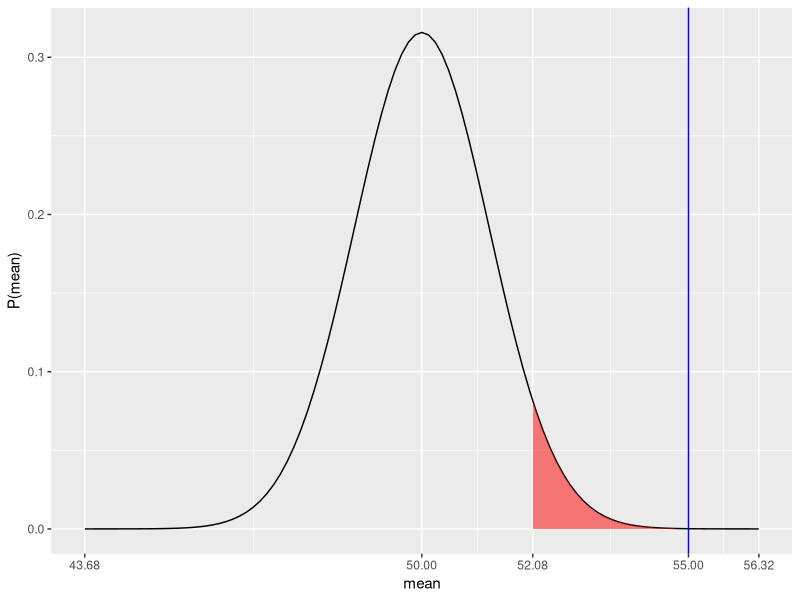
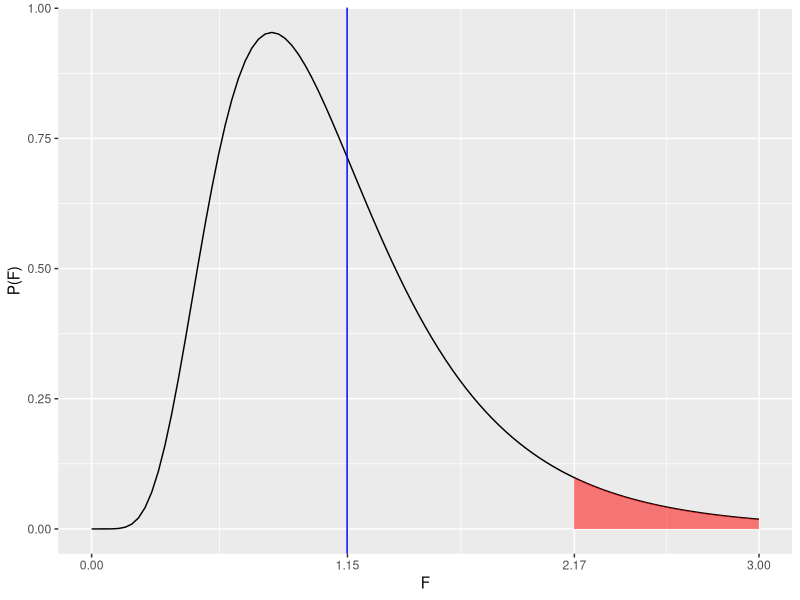
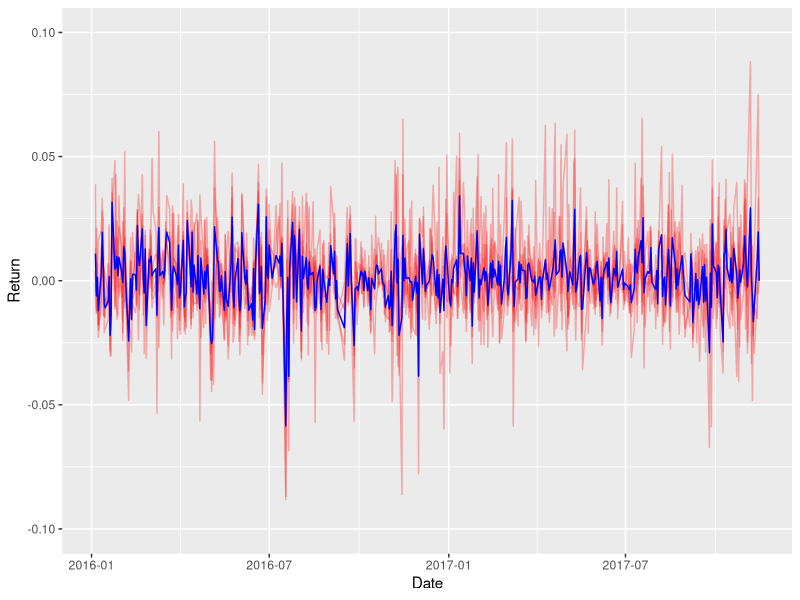
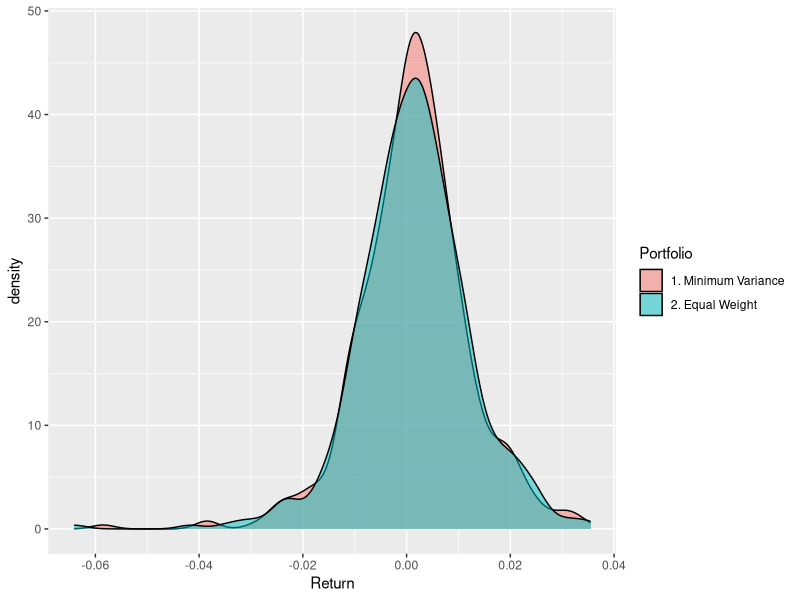

Recreate these plots in R, in order.
## ---- chunk 1
knitr::opts_chunk$set(echo = TRUE, fig.height = 3)
library(scales)
library(tidyverse)
library(lubridate)
library(psych)
library(nloptr)
library(knitr)
library(here)
library(glue)
perc <- function(number, digits = 2, math = TRUE) {
    round(number * 100, digits) %>% 
        paste0(if_else(math, "\\%", "%"))
}
matrix_perc <- function(mx, digits = 2) {
    apply(mx, c(1,2), FUN = perc, digits, math = FALSE) %>% 
        kable(align = "r")
}
## ---- chunk 2
sample_mean <- 55
sample_sd <- 7.99
sample_n <- 40
conf_int <- 0.95
null_value <- 50
## ---- chunk 3
standard_error <- sample_sd / sqrt(sample_n)
significance <- 1 - conf_int
upper_z <- qnorm(significance / 2, lower.tail = FALSE)
scaled_z <- upper_z * standard_error
min_mean <- sample_mean - scaled_z
max_mean <- sample_mean + scaled_z
## ---- chunk 4
test_statistic <- (sample_mean - null_value) / standard_error
rejection_point <- qnorm(significance, lower.tail = FALSE)
rejected <- test_statistic > rejection_point
## ---- chunk 5
p_value <- pnorm(test_statistic, lower.tail = FALSE)
## ---- chunk 6
m <- null_value; se <- standard_error; min_m <- m - 5 * se; max_m <- m + 5 * se
reject_m <- m + rejection_point * se; test_m <- m + test_statistic * se
ggplot(tibble(x = c(min_m, max_m)), aes(x)) +
    ylab("P(mean)") + xlab("mean") +
    stat_function(fun = dnorm, args = list(mean = m, sd = se)) +
    stat_function(fun = dnorm, args = list(mean = m, sd = se), geom = "area", fill = "red",
                  alpha = 0.5, xlim = c(reject_m, max_m)) +
    geom_vline(xintercept = test_m, color = "blue") +
    scale_x_continuous(breaks = round(c(min_m, m, reject_m, test_m, max_m), 2))
## ---- chunk 7
supply <- matrix(c(0.2, 0.3, 0.5, 0.1, 0.08, 0.05), nrow = 3, ncol = 2, 
                 dimnames = list(c("A", "B", "C"), c("Weight", "Defective")))
matrix_perc(supply)
## ---- chunk 8
p_defective <- sum(supply[,"Weight"] * supply[,"Defective"])
p_a_and_defective <- supply["A", "Weight"] * supply["A", "Defective"]
p_a_given_defective <- p_a_and_defective / p_defective
## ---- chunk 9
p_c_and_defective <- supply["C", "Weight"] * supply["C", "Defective"]
p_c_given_defective <- p_c_and_defective / p_defective
## ---- chunk 10
garanti <- matrix(c(0.25, 0.45, 0.30, 0.25, 0.10, -0.15), nrow = 3, ncol = 2, 
                  dimnames = list(c("Boom", "Normal", "Recession"), 
                                  c("Probability", "Return")))
matrix_perc(garanti)
## ---- chunk 11
expected_return <- sum(garanti[,"Probability"] * garanti[,"Return"])
## ---- chunk 12
expected_variance <- 
    sum(((garanti[,"Return"] - expected_return) ^ 2) * garanti[,"Probability"])
expected_stdev <- sqrt(expected_variance)
## ---- chunk 13
cv <- expected_stdev / expected_return
## ---- chunk 14
sample_n <- 20
benchmark <- 0.02
significance <- 0.05
## ---- chunk 15
sample_error <- expected_stdev / sqrt(sample_n)
test_statistic <- (expected_return - benchmark) / sample_error
rejection_point <- qt(significance, sample_n - 1, lower.tail = FALSE)
## ---- chunk 16
conf_int <- 0.90
s2 <- 0.02
## ---- chunk 17
significance <- 1 - conf_int
deg_f <- sample_n - 1
f_stat <- expected_variance / s2
f_rejection <- qf(significance / 2, deg_f, deg_f, lower.tail = FALSE) 
## ---- chunk 18
ggplot(tibble(x = c(0, 3)), aes(x)) +
    ylab("P(F)") + xlab("F") +
    stat_function(fun = df, args = list(deg_f, deg_f)) +
    stat_function(fun = df, args = list(deg_f, deg_f), geom = "area", fill = "red",
                  alpha = 0.5, xlim = c(f_rejection, 3)) +
    geom_vline(xintercept = f_stat, color = "blue") +
    scale_x_continuous(breaks = round(c(0, f_stat, f_rejection, 3), 2))
## ---- chunk 19
account_n <- matrix(
    c(1750, 1250, 2000, 1000, 1250, 750), nrow = 2, ncol = 3, 
    dimnames = list(c("<5y", ">5y"), c("0-10k", "10k-100k", "100k+")))
kable(account_n, format.args = list(big.mark = ','))
## ---- chunk 20
balance_n <- colSums(account_n)
kable(t(balance_n), format.args = list(big.mark = ','))
## ---- chunk 21
age_n <- rowSums(account_n)
kable(t(age_n), format.args = list(big.mark = ','))
## ---- chunk 22
account_total <- sum(account_n)
p_gt5y_and_15k <- account_n[">5y", "10k-100k"] / account_total
## ---- chunk 23
p_lt5y_given_128k <- account_n["<5y", "100k+"] / balance_n["100k+"]
## ---- chunk 24
p_5k <- balance_n["0-10k"] / account_total
## ---- chunk 25
p_lt10k_given_gt5y <- account_n[">5y", "0-10k"] / age_n[">5y"]
## ---- chunk 26
p_lt5y_given_75k <- account_n["<5y", "10k-100k"] / balance_n["10k-100k"]
## ---- chunk 27
p_lt5y <- age_n["<5y"] / account_total
p_10k <- balance_n["0-10k"] / account_total
p_lt5y_and_10k <- account_n["<5y", "0-10k"] / account_total
p_lt5y_times_10k <- p_lt5y * p_10k
independent <- p_lt5y_and_10k == p_lt5y_times_10k
## ---- chunk 28
closing <- as.matrix(read.csv(here("q5_closing.csv"), row.names = "Date"))
kable(head(closing, 5))
## ---- chunk 29
returns <- tail(closing, -1) / head(closing, -1) - 1
matrix_perc(head(returns, 5))
## ---- chunk 30
get_pf_return <- function(wt) returns %*% wt
get_pf_var <- function(wt) as.numeric(var(get_pf_return(wt)))
gt0_constaint <- function(wt) wt
eq1_contraint <- function(wt) sum(wt) - 1
optimized <- slsqp(rep(0.2, 5), get_pf_var, 
                   hin = gt0_constaint, heq = eq1_contraint)
opt_wt <- set_names(optimized$par, colnames(returns))
opt_var <- optimized$value
## ---- chunk 31
matrix_perc(t(opt_wt))
## ---- chunk 32
opt_pf_return <- get_pf_return(opt_wt)
colnames(opt_pf_return) <- "Portfolio Return"
matrix_perc(head(opt_pf_return, 5))
## ---- chunk 33
descriptive <- describe(opt_pf_return, trim = 0)
rownames(descriptive) <- "Portfilio Return"
kable(t(select(descriptive, -vars)))
## ---- chunk 34
sharpe <- descriptive[,"mean"] / descriptive[,"sd"]
## ---- chunk 35
conf_int <- 0.95
significance <- 1 - conf_int
upper_z <- qnorm(significance / 2, lower.tail = FALSE)
scaled_z <- upper_z * descriptive[,"se"]
min_mean <- descriptive[,"mean"] - scaled_z
max_mean <- descriptive[,"mean"] + scaled_z
## ---- chunk 36
test_stat <- (descriptive[,"mean"] - 0.005) / descriptive[,"se"]
prob_of_more <- pnorm(test_stat)
## ---- chunk 37
returns_df <- returns %>% 
    as_tibble(rownames = "Date") %>% 
    mutate_at("Date", dmy) %>% 
    gather("Company", "Return", -Date)
returns_pf_df <- cbind(opt_pf_return, get_pf_return(rep(0.2, 5))) %>% 
    `colnames<-`(c("1. Minimum Variance", "2. Equal Weight")) %>% 
    as_tibble(rownames = "Date") %>% 
    mutate_at("Date", dmy) %>% 
    gather("Portfolio", "Return", -Date)
ggplot(returns_df, aes(x = Date, y = Return)) +
    geom_line(aes(group = Company), color = "red", alpha = 0.3) +
    geom_line(aes(x = Date, y = Return), color = "blue",
              data = filter(returns_pf_df, Portfolio == "1. Minimum Variance")) +
    coord_cartesian(ylim = c(-0.1, 0.1))
## ---- chunk 38
ggplot(returns_pf_df, aes(Return)) +
    geom_density(aes(fill = Portfolio), alpha = 0.5) +
    scale_colour_manual(values = c("blue", "red"))
## ---- chunk 39
p <- 0.65
n <- 10
## ---- chunk 40
less_than_3 <- pbinom(3, n, p)
## ---- chunk 41
mean <- n * p
variance <- n * p * (1 - p) 
